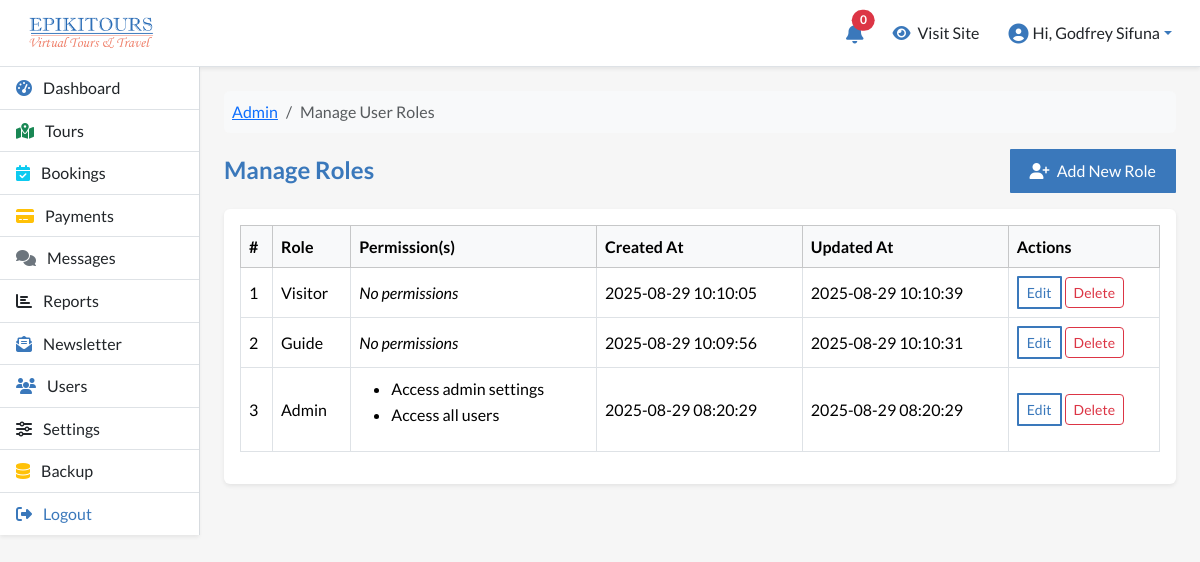
The page /manage/users/manage-roles.php (signed in) on the database its author committed.
### tables this page shows
CREATE TABLE `epi_roles` (
  `id` int NOT NULL,
  `role` varchar(100) NOT NULL,
  `created_at` timestamp NOT NULL DEFAULT CURRENT_TIMESTAMP,
  `updated_at` timestamp NOT NULL DEFAULT CURRENT_TIMESTAMP ON UPDATE CURRENT_TIMESTAMP
);

### manage/users/manage-roles.php (the view, shortened to what this page needs)
<?php
require_once __DIR__ . '/../../config/database.php';
$sql = "
    SELECT
        r.id,
        r.role,
        r.created_at,
        r.updated_at,
        GROUP_CONCAT(p.permission ORDER BY p.permission SEPARATOR ', ') AS permissions
    FROM epi_roles r
    LEFT JOIN epi_role_permissions rp ON r.id = rp.role_id
    LEFT JOIN epi_permissions p ON rp.permission_id = p.id
    GROUP BY r.id, r.role, r.created_at, r.updated_at
    ORDER BY r.created_at DESC
";
$roles = $pdo->query($sql)->fetchAll(PDO::FETCH_ASSOC);
?>
<nav aria-label="breadcrumb">
    <ol class="breadcrumb bg-light p-2 rounded mb-3">
        <li class="breadcrumb-item"><a href="<?= BASE_URL ?>dashboard">Admin</a></li>
        <li class="breadcrumb-item active" aria-current="page">Manage User Roles</li>
    </ol>
</nav>
<div class="d-flex justify-content-between align-items-center mb-3">
    <h4 class="mb-0">Manage Roles</h4>
    <a href="create-role" class="btn btn-primary">
        <i class="fas fa-user-plus me-1"></i> Add New Role
    </a>
</div>
<div class="card shadow-sm border-0 mb-4">
    <div class="card-body">
        <div class="table-responsive">
            <table class="table table-bordered align-middle table-hover">
                <thead class="table-light">
                    <tr>
                        <th>#</th>
                        <th>Role</th>
                        <th>Permission(s)</th>
                        <th>Created At</th>
                        <th>Updated At</th>
                        <th>Actions</th>
                    </tr>
                </thead>
                <tbody>
                    <?php
                        $i = 1;
                        foreach ($roles as $role):
                    ?>
                    <tr>
                        <td><?= $i++ ?></td>
                        <td><?= ucfirst(htmlspecialchars($role['role'])); ?></td>
                        <td>
                            <?php if ($role['permissions']) : ?>
                                <ul>
                                    <?php foreach (explode(',', $role['permissions']) as $perm) : ?>
                                        <li><?= htmlspecialchars(trim($perm)) ?></li>
                                    <?php endforeach; ?>
                                </ul>
                            <?php else : ?>
                                <em>No permissions</em>
                            <?php endif; ?>
                        </td>
                        <td><?= htmlspecialchars($role['created_at']); ?></td>
                        <td><?= htmlspecialchars($role['updated_at']); ?></td>
                        <td>
                            <a href="edit-role.php?id=<?= $role['id'] ?>"
                               class="btn btn-outline-primary btn-sm px-2 py-1 text-decoration-none">Edit</a>
                            <button type="button"
                                    class="btn btn-outline-danger btn-sm"
                                    data-bs-toggle="modal"
                                    data-bs-target="#deleteModal"
                                    data-role-id="<?= $role['id'] ?>"
                                    data-role-name="<?= htmlspecialchars($role['role']) ?>">
                                Delete
                            </button>
                        </td>
                    </tr>
                    <?php endforeach; ?>
                </tbody>
            </table>
        </div>
    </div>
</div>
<?php
include BASE_PATH . 'layouts/admin-layout.php';
?>

### manage/css/custom.css (style rules this page uses)
:root { --primary-color: #3a78bb; --secondary-color: #f3a292; --tertiary-color: #E0F7FA; --white-color: #ffffff; --black-color: #000000; --pale-grey: #f6f6f6; --dark-grey: #333333; }
body { font-family: 'lato', sans-serif; background-color: var(--pale-grey); color: var(--black-color); margin: 0; padding: 0; line-height: 1.6; }
.btn-primary { background-color: var(--primary-color); color: var(--white-color); border: none; padding: 10px 20px; border-radius: 1px; transition: background-color 0.3s ease; }
.btn-outline-primary { border: 2px solid var(--primary-color); color: var(--primary-color); padding: 10px 20px; border-radius: 1px; transition: all 0.3s ease; }
html { scroll-behavior: smooth; }
h4 { font-weight: 600; color: var(--primary-color); }
.bg-light { transition: box-shadow 0.3s ease-in-out; }
.card { transition: transform 0.4s ease-in-out, box-shadow 0.3s ease-in-out; }
.btn-primary { background-color: var(--primary-color); border-color: var(--primary-color); transition: background-color 0.3s ease-in-out, transform 0.2s ease; }
.btn-outline-primary { color: var(--primary-color); border-color: var(--primary-color); transition: background-color 0.3s ease-in-out, color 0.3s ease; }

### rows shown on the page
epi_roles: role "Visitor", shows "No permissions", created_at "2025-08-29 10:10:05", updated_at "2025-08-29 10:10:39"
epi_roles: role "Guide", shows "No permissions", created_at "2025-08-29 10:09:56", updated_at "2025-08-29 10:10:31"
epi_roles: role "Admin", perm "Access admin settings", perm "Access all users", created_at "2025-08-29 08:20:29", updated_at "2025-08-29 08:20:29"

### other values the page prints
$unreadCount "0"
$_SESSION['user_name'] "Godfrey Sifuna"
